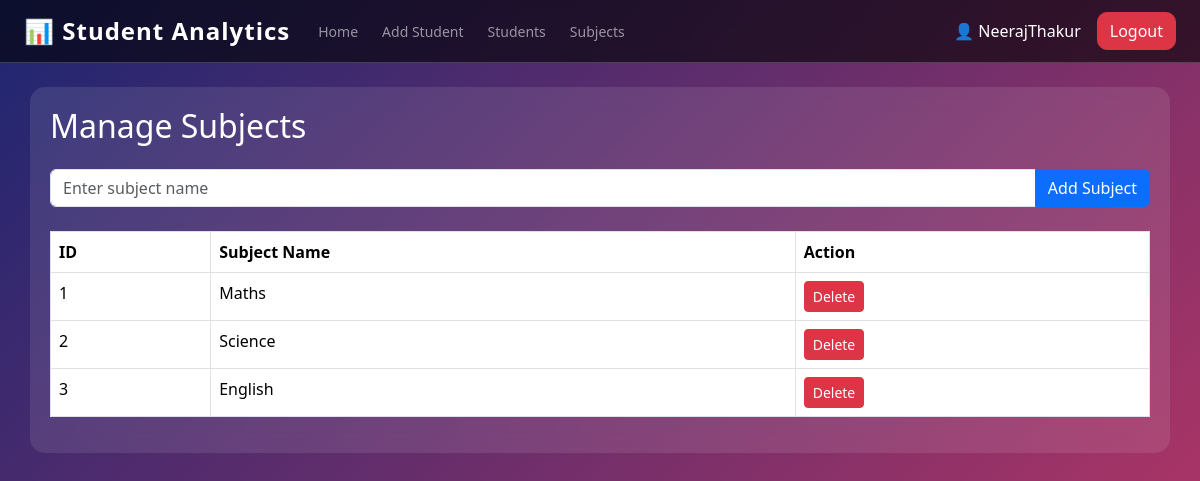
/subjects (signed in), run on the app's committed database.
### tables this page shows
CREATE TABLE subjects (
        id INTEGER PRIMARY KEY AUTOINCREMENT,
        subject_name TEXT UNIQUE NOT NULL
    );

### app.py (the view)
@app.route("/subjects")
def manage_subjects():
    if "user_id" not in session:
        return redirect("/login")
    conn = sqlite3.connect("students.db")
    cursor = conn.cursor()
    cursor.execute("SELECT * FROM subjects")
    subjects = cursor.fetchall()
    conn.close()
    return render_template("subjects.html", subjects=subjects)

### templates/subjects.html
{% extends "base.html" %}
{% block content %}
<h2 class="mb-4">Manage Subjects</h2>
<form method="POST" action="/add_subject" class="mb-4">
    <div class="input-group">
        <input type="text" name="subject_name"
               class="form-control"
               placeholder="Enter subject name" required>
        <button class="btn btn-primary">Add Subject</button>
    </div>
</form>
<table class="table table-bordered">
    <thead>
        <tr>
            <th>ID</th>
            <th>Subject Name</th>
            <th>Action</th>
        </tr>
    </thead>
    <tbody>
        {% for subject in subjects %}
        <tr>
            <td>{{ subject[0] }}</td>
            <td>{{ subject[1] }}</td>
            <td>
                <a href="/delete_subject/{{ subject[0] }}"
                   class="btn btn-danger btn-sm">
                   Delete
                </a>
            </td>
        </tr>
        {% endfor %}
    </tbody>
</table>
{% endblock %}

### templates/base.html (style rules this page uses)
body { background: linear-gradient(135deg,#1d2671,#c33764); color: white; min-height: 100vh; }

### data on the page
subjects: id "1", subject_name "Maths"
subjects: id "2", subject_name "Science"
subjects: id "3", subject_name "English"

### other printed values
{{ session.username }} "NeerajThakur"
